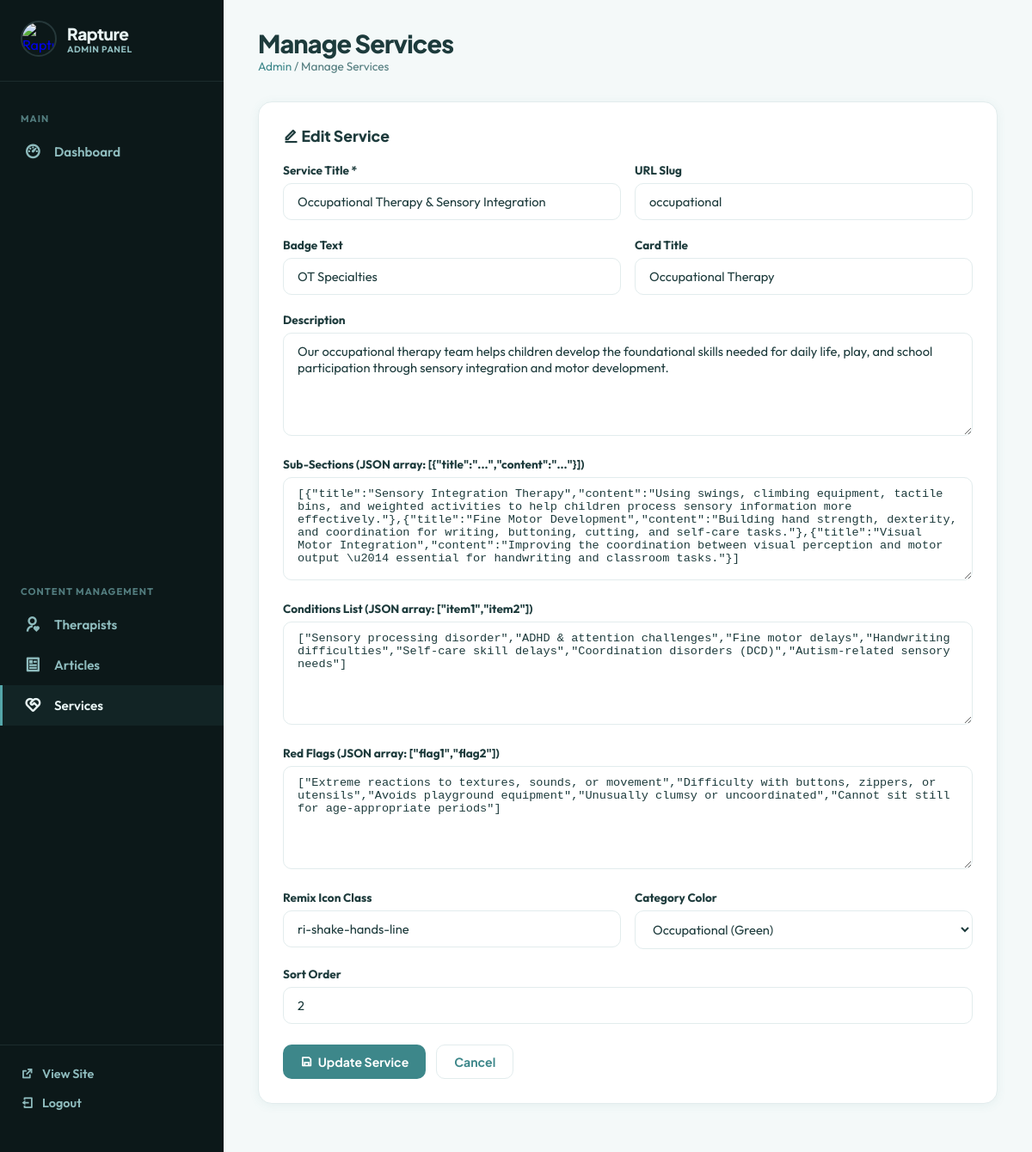
The app's page /admin/services.php?action=edit&id=2 (signed in) with its own data.
### tables this page shows
CREATE TABLE services (
            id INTEGER PRIMARY KEY AUTOINCREMENT,
            title TEXT NOT NULL,
            slug TEXT UNIQUE NOT NULL,
            badge_text TEXT DEFAULT '',
            description TEXT DEFAULT '',
            sub_sections TEXT DEFAULT '[]',
            conditions_list TEXT DEFAULT '[]',
            red_flags TEXT DEFAULT '[]',
            card_title TEXT DEFAULT '',
            icon TEXT DEFAULT 'ri-heart-pulse-line',
            category_color TEXT DEFAULT 'speech',
            sort_order INTEGER DEFAULT 0,
            created_at DATETIME DEFAULT CURRENT_TIMESTAMP
        );

### admin/services.php (the view, shortened to what this page needs)
<?php
$db = getDB();
$action = $_GET['action'] ?? 'list';
$id = intval($_GET['id'] ?? 0);
$editData = null;
if ($action === 'edit' && $id > 0) {
    $stmt = $db->prepare('SELECT * FROM services WHERE id = ?');
    $stmt->execute([$id]);
    $editData = $stmt->fetch();
}
require_once __DIR__ . '/includes/header.php';
?>
<?php if ($action === 'add' || $action === 'edit'): ?>
<div class="admin-card">
    <h3><i class="ri-<?= $action === 'edit' ? 'edit' : 'add-circle' ?>-line"></i> <?= $action === 'edit' ? 'Edit' : 'Add' ?> Service</h3>
    <form method="POST" class="admin-form">
        <div class="form-row-admin">
            <div class="form-group">
                <label for="title">Service Title *</label>
                <input type="text" id="title" name="title" value="<?= htmlspecialchars($editData['title'] ?? '') ?>" required placeholder="e.g. Speech & Language Therapy">
            </div>
            <div class="form-group">
                <label for="slug">URL Slug</label>
                <input type="text" id="slug" name="slug" value="<?= htmlspecialchars($editData['slug'] ?? '') ?>" placeholder="Auto-generated if blank">
            </div>
        </div>
        <div class="form-row-admin">
            <div class="form-group">
                <label for="badge_text">Badge Text</label>
                <input type="text" id="badge_text" name="badge_text" value="<?= htmlspecialchars($editData['badge_text'] ?? '') ?>" placeholder="e.g. SLP Specialties">
            </div>
            <div class="form-group">
                <label for="card_title">Card Title</label>
                <input type="text" id="card_title" name="card_title" value="<?= htmlspecialchars($editData['card_title'] ?? '') ?>" placeholder="Short card heading">
            </div>
        </div>
        <div class="form-group">
            <label for="description">Description</label>
            <textarea id="description" name="description"><?= htmlspecialchars($editData['description'] ?? '') ?></textarea>
        </div>
        <div class="form-group">
            <label for="sub_sections">Sub-Sections (JSON array: [{"title":"...","content":"..."}])</label>
            <textarea id="sub_sections" name="sub_sections" style="font-family: monospace; font-size: 0.85rem;"><?= htmlspecialchars($editData['sub_sections'] ?? '[]') ?></textarea>
        </div>
        <div class="form-group">
            <label for="conditions_list">Conditions List (JSON array: ["item1","item2"])</label>
            <textarea id="conditions_list" name="conditions_list" style="font-family: monospace; font-size: 0.85rem;"><?= htmlspecialchars($editData['conditions_list'] ?? '[]') ?></textarea>
        </div>
        <div class="form-group">
            <label for="red_flags">Red Flags (JSON array: ["flag1","flag2"])</label>
            <textarea id="red_flags" name="red_flags" style="font-family: monospace; font-size: 0.85rem;"><?= htmlspecialchars($editData['red_flags'] ?? '[]') ?></textarea>
        </div>
        <div class="form-row-admin">
            <div class="form-group">
                <label for="icon">Remix Icon Class</label>
                <input type="text" id="icon" name="icon" value="<?= htmlspecialchars($editData['icon'] ?? 'ri-heart-pulse-line') ?>" placeholder="ri-heart-pulse-line">
            </div>
            <div class="form-group">
                <label for="category_color">Category Color</label>
                <select id="category_color" name="category_color">
                    <option value="occupational" <?= ($editData['category_color'] ?? '') === 'occupational' ? 'selected' : '' ?>>Occupational (Green)</option>
                </select>
            </div>
        </div>
        <div class="form-group">
            <label for="sort_order">Sort Order</label>
            <input type="number" id="sort_order" name="sort_order" value="<?= htmlspecialchars($editData['sort_order'] ?? '0') ?>">
        </div>
        <div class="admin-modal-actions" style="justify-content: flex-start;">
            <button type="submit" class="btn-admin btn-admin-primary"><i class="ri-save-line"></i> <?= $action === 'edit' ? 'Update' : 'Add' ?> Service</button>
            <a href="services.php" class="btn-admin btn-admin-outline">Cancel</a>
        </div>
    </form>
</div>
<?php endif; ?>
<?php require_once __DIR__ . '/includes/footer.php'; ?>

### admin/includes/header.php (style rules this page uses)
:root { --primary: #3d878a; --primary-light: #f0f8f8; --primary-medium: #54a6a9; --text-dark: #1d3b3c; --text-muted: #527c7e; --sidebar-bg: #0c1819; --sidebar-hover: #122425; --card-bg: #ffffff; --body-bg: #f4f9f9; --success: #076c18; --danger: #dc3545; --warning: #ffb547; --border: #e2eced; --shadow: 0 2px 12px rgba(61, 135, 138, 0.08); }
* { box-sizing: border-box; margin: 0; padding: 0; }
body { font-family: 'Outfit', sans-serif; background: var(--body-bg); color: var(--text-dark); display: flex; min-height: 100vh; }
.admin-card { background: var(--card-bg); border-radius: 16px; border: 1px solid var(--border); box-shadow: var(--shadow); padding: 28px; margin-bottom: 24px; }
.admin-card h3 { font-family: 'Plus Jakarta Sans', sans-serif; font-size: 1.1rem; font-weight: 800; color: var(--text-dark); margin-bottom: 20px; }
.btn-admin { display: inline-flex; align-items: center; gap: 6px; padding: 10px 20px; border-radius: 10px; font-family: 'Plus Jakarta Sans', sans-serif; font-weight: 700; font-size: 0.88rem; cursor: pointer; border: none; transition: all 0.2s ease; text-decoration: none; }
.btn-admin-primary { background: var(--primary); color: #fff; }
.btn-admin-outline { background: transparent; color: var(--primary); border: 1.5px solid var(--border); }
.admin-form .form-group { margin-bottom: 20px; }
.admin-form label { display: block; font-weight: 700; font-size: 0.85rem; color: var(--text-dark); margin-bottom: 6px; }
.admin-form input, .admin-form select, .admin-form textarea { width: 100%; padding: 11px 16px; border: 1.5px solid var(--border); border-radius: 10px; font-family: 'Outfit', sans-serif; font-size: 0.92rem; color: var(--text-dark); background: #fff; transition: border-color 0.2s; }
.admin-form textarea { min-height: 120px; resize: vertical; }
.form-row-admin { display: grid; grid-template-columns: 1fr 1fr; gap: 16px; }
.admin-modal-actions { display: flex; justify-content: flex-end; gap: 12px; margin-top: 24px; }

### records on screen
services: title "Occupational Therapy & Sensory Integration", slug "occupational", badge_text "OT Specialties", card_title "Occupational Therapy", description "Our occupational therapy team helps children develop the foundational skills needed for daily life, play, and school participation through sensory integration and motor development.", sub_sections "[{\"title\":\"Sensory Integration Therapy\",\"content\":\"Using swings, climbing equipment, tactile bins, and weighted activities to help children process sensory information more effectively.\"},{\"title\":\"Fine Motor Development\",\"content\":\"Building hand strength, dexterity, and coordination for writing, buttoning, cutting, and self-care tasks.\"},{\"title\":\"Visual Motor Integration\",\"content\":\"Improving the coordination between visual perception and motor output \\u2014 essential for handwriting and classroom tasks.\"}]", conditions_list "[\"Sensory processing disorder\",\"ADHD & attention challenges\",\"Fine motor delays\",\"Handwriting difficulties\",\"Self-care skill delays\",\"Coordination disorders (DCD)\",\"Autism-related sensory needs\"]", red_flags "[\"Extreme reactions to textures, sounds, or movement\",\"Difficulty with buttons, zippers, or utensils\",\"Avoids playground equipment\",\"Unusually clumsy or uncoordinated\",\"Cannot sit still for age-appropriate periods\"]", icon "ri-shake-hands-line", category_color "Occupational (Green)", sort_order "2"

### other values on screen
$admin_title "Manage Services"
